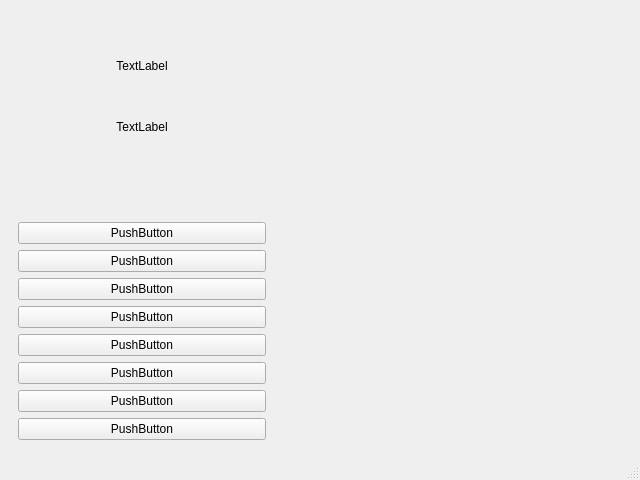
<?xml version="1.0" encoding="UTF-8"?>
<ui version="4.0">
 <class>MainWindow</class>
 <widget class="QMainWindow" name="MainWindow">
  <property name="geometry">
   <rect>
    <x>0</x>
    <y>0</y>
    <width>640</width>
    <height>480</height>
   </rect>
  </property>
  <property name="sizePolicy">
   <sizepolicy hsizetype="Fixed" vsizetype="Fixed">
    <horstretch>0</horstretch>
    <verstretch>0</verstretch>
   </sizepolicy>
  </property>
  <property name="minimumSize">
   <size>
    <width>640</width>
    <height>480</height>
   </size>
  </property>
  <property name="maximumSize">
   <size>
    <width>640</width>
    <height>480</height>
   </size>
  </property>
  <property name="windowTitle">
   <string>MainWindow</string>
  </property>
  <widget class="QWidget" name="centralwidget">
   <layout class="QVBoxLayout" name="verticalLayout">
    <item>
     <widget class="QWidget" name="widget_2" native="true">
      <layout class="QHBoxLayout" name="horizontalLayout">
       <item>
        <layout class="QVBoxLayout" name="verticalLayout_2">
         <property name="sizeConstraint">
          <enum>QLayout::SetMaximumSize</enum>
         </property>
         <item>
          <widget class="QLabel" name="name">
           <property name="text">
            <string>TextLabel</string>
           </property>
           <property name="alignment">
            <set>Qt::AlignCenter</set>
           </property>
          </widget>
         </item>
         <item>
          <widget class="QLabel" name="IP">
           <property name="text">
            <string>TextLabel</string>
           </property>
           <property name="alignment">
            <set>Qt::AlignHCenter|Qt::AlignTop</set>
           </property>
          </widget>
         </item>
         <item>
          <widget class="QPushButton" name="pushButton_4">
           <property name="text">
            <string>PushButton</string>
           </property>
          </widget>
         </item>
         <item>
          <widget class="QPushButton" name="pushButton_5">
           <property name="text">
            <string>PushButton</string>
           </property>
          </widget>
         </item>
         <item>
          <widget class="QPushButton" name="pushButton_7">
           <property name="text">
            <string>PushButton</string>
           </property>
          </widget>
         </item>
         <item>
          <widget class="QPushButton" name="pushButton_6">
           <property name="text">
            <string>PushButton</string>
           </property>
          </widget>
         </item>
         <item>
          <widget class="QPushButton" name="pushButton_8">
           <property name="text">
            <string>PushButton</string>
           </property>
          </widget>
         </item>
         <item>
          <widget class="QPushButton" name="pushButton_3">
           <property name="text">
            <string>PushButton</string>
           </property>
          </widget>
         </item>
         <item>
          <widget class="QPushButton" name="pushButton_2">
           <property name="text">
            <string>PushButton</string>
           </property>
          </widget>
         </item>
         <item>
          <widget class="QPushButton" name="pushButton">
           <property name="text">
            <string>PushButton</string>
           </property>
          </widget>
         </item>
        </layout>
       </item>
       <item>
        <widget class="RadarWidget" name="radarWidget" native="true">
         <property name="enabled">
          <bool>true</bool>
         </property>
         <property name="sizePolicy">
          <sizepolicy hsizetype="Fixed" vsizetype="Fixed">
           <horstretch>0</horstretch>
           <verstretch>0</verstretch>
          </sizepolicy>
         </property>
         <property name="minimumSize">
          <size>
           <width>350</width>
           <height>350</height>
          </size>
         </property>
        </widget>
       </item>
      </layout>
     </widget>
    </item>
   </layout>
  </widget>
  <widget class="QMenuBar" name="menubar">
   <property name="geometry">
    <rect>
     <x>0</x>
     <y>0</y>
     <width>640</width>
     <height>34</height>
    </rect>
   </property>
  </widget>
  <widget class="QStatusBar" name="statusbar"/>
  <action name="actionConnect">
   <property name="text">
    <string>Connect</string>
   </property>
  </action>
  <action name="actionRefresh">
   <property name="text">
    <string>Refresh</string>
   </property>
  </action>
  <action name="actionClassicScan">
   <property name="text">
    <string>ClassicScan</string>
   </property>
  </action>
  <action name="actionSpiralScan">
   <property name="text">
    <string>SpiralScan</string>
   </property>
  </action>
  <action name="actionShoot">
   <property name="text">
    <string>Shoot</string>
   </property>
  </action>
  <action name="actionReset_Position">
   <property name="text">
    <string>Reset Position</string>
   </property>
  </action>
 </widget>
 <customwidgets>
  <customwidget>
   <class>RadarWidget</class>
   <extends>QWidget</extends>
   <header>UI_robot</header>
   <container>1</container>
  </customwidget>
 </customwidgets>
 <resources/>
 <connections/>
</ui>
